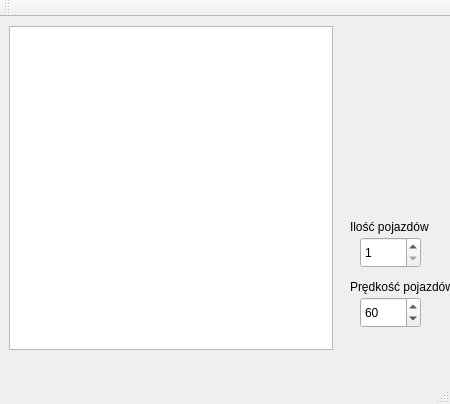
<?xml version="1.0" encoding="UTF-8"?>
<ui version="4.0">
 <class>MainWindow</class>
 <widget class="QMainWindow" name="MainWindow">
  <property name="geometry">
   <rect>
    <x>0</x>
    <y>0</y>
    <width>450</width>
    <height>404</height>
   </rect>
  </property>
  <property name="windowTitle">
   <string>Symulator Ruchu Drogowego</string>
  </property>
  <widget class="QWidget" name="centralWidget">
   <widget class="QGraphicsView" name="graphicsView">
    <property name="geometry">
     <rect>
      <x>9</x>
      <y>9</y>
      <width>324</width>
      <height>324</height>
     </rect>
    </property>
   </widget>
   <widget class="QSpinBox" name="Speed">
    <property name="geometry">
     <rect>
      <x>360</x>
      <y>280</y>
      <width>61</width>
      <height>31</height>
     </rect>
    </property>
    <property name="minimum">
     <number>25</number>
    </property>
    <property name="maximum">
     <number>80</number>
    </property>
    <property name="value">
     <number>60</number>
    </property>
   </widget>
   <widget class="QLabel" name="label">
    <property name="geometry">
     <rect>
      <x>350</x>
      <y>260</y>
      <width>101</width>
      <height>20</height>
     </rect>
    </property>
    <property name="text">
     <string>Prędkość pojazdów</string>
    </property>
   </widget>
   <widget class="QSpinBox" name="IloscPoj">
    <property name="geometry">
     <rect>
      <x>360</x>
      <y>220</y>
      <width>61</width>
      <height>31</height>
     </rect>
    </property>
    <property name="minimum">
     <number>1</number>
    </property>
    <property name="maximum">
     <number>7</number>
    </property>
   </widget>
   <widget class="QLabel" name="label_2">
    <property name="geometry">
     <rect>
      <x>350</x>
      <y>200</y>
      <width>101</width>
      <height>20</height>
     </rect>
    </property>
    <property name="text">
     <string>Ilość pojazdów</string>
    </property>
   </widget>
   <zorder>Speed</zorder>
   <zorder>label</zorder>
   <zorder>IloscPoj</zorder>
   <zorder>label_2</zorder>
   <zorder>graphicsView</zorder>
  </widget>
  <widget class="QMenuBar" name="menuBar">
   <property name="geometry">
    <rect>
     <x>0</x>
     <y>0</y>
     <width>450</width>
     <height>21</height>
    </rect>
   </property>
  </widget>
  <widget class="QToolBar" name="mainToolBar">
   <attribute name="toolBarArea">
    <enum>TopToolBarArea</enum>
   </attribute>
   <attribute name="toolBarBreak">
    <bool>false</bool>
   </attribute>
  </widget>
  <widget class="QStatusBar" name="statusBar"/>
 </widget>
 <layoutdefault spacing="6" margin="11"/>
 <resources/>
 <connections/>
</ui>
